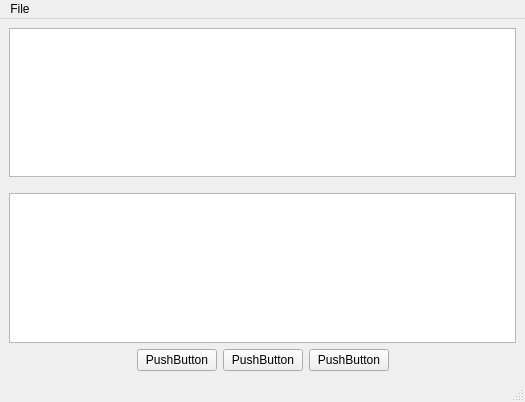
<?xml version="1.0" encoding="UTF-8"?>
<ui version="4.0">
 <class>MainWindow</class>
 <widget class="QMainWindow" name="MainWindow">
  <property name="geometry">
   <rect>
    <x>0</x>
    <y>0</y>
    <width>525</width>
    <height>402</height>
   </rect>
  </property>
  <property name="windowTitle">
   <string>MainWindow</string>
  </property>
  <widget class="QWidget" name="centralwidget">
   <property name="sizePolicy">
    <sizepolicy hsizetype="Expanding" vsizetype="Expanding">
     <horstretch>0</horstretch>
     <verstretch>0</verstretch>
    </sizepolicy>
   </property>
   <layout class="QHBoxLayout" name="horizontalLayout">
    <item>
     <layout class="QVBoxLayout" name="verticalLayout">
      <item>
       <widget class="QTextEdit" name="textEdit"/>
      </item>
      <item>
       <spacer name="verticalSpacer">
        <property name="orientation">
         <enum>Qt::Vertical</enum>
        </property>
        <property name="sizeType">
         <enum>QSizePolicy::Fixed</enum>
        </property>
        <property name="sizeHint" stdset="0">
         <size>
          <width>20</width>
          <height>10</height>
         </size>
        </property>
       </spacer>
      </item>
      <item>
       <widget class="QTextEdit" name="textEdit_2"/>
      </item>
      <item>
       <spacer name="verticalSpacer_2">
        <property name="orientation">
         <enum>Qt::Vertical</enum>
        </property>
        <property name="sizeHint" stdset="0">
         <size>
          <width>20</width>
          <height>40</height>
         </size>
        </property>
       </spacer>
      </item>
      <item>
       <layout class="QHBoxLayout" name="horizontalLayout_2">
        <item>
         <spacer name="horizontalSpacer_2">
          <property name="orientation">
           <enum>Qt::Horizontal</enum>
          </property>
          <property name="sizeHint" stdset="0">
           <size>
            <width>40</width>
            <height>20</height>
           </size>
          </property>
         </spacer>
        </item>
        <item>
         <widget class="QPushButton" name="buttonWrong">
          <property name="text">
           <string>PushButton</string>
          </property>
         </widget>
        </item>
        <item>
         <widget class="QPushButton" name="buttonCheck">
          <property name="text">
           <string>PushButton</string>
          </property>
         </widget>
        </item>
        <item>
         <widget class="QPushButton" name="buttonCorrect">
          <property name="text">
           <string>PushButton</string>
          </property>
         </widget>
        </item>
        <item>
         <spacer name="horizontalSpacer">
          <property name="orientation">
           <enum>Qt::Horizontal</enum>
          </property>
          <property name="sizeHint" stdset="0">
           <size>
            <width>40</width>
            <height>20</height>
           </size>
          </property>
         </spacer>
        </item>
       </layout>
      </item>
     </layout>
    </item>
   </layout>
  </widget>
  <widget class="QMenuBar" name="menubar">
   <property name="geometry">
    <rect>
     <x>0</x>
     <y>0</y>
     <width>525</width>
     <height>25</height>
    </rect>
   </property>
   <widget class="QMenu" name="menuQtEng2">
    <property name="title">
     <string>File</string>
    </property>
    <addaction name="actionNew"/>
    <addaction name="actionLoad"/>
    <addaction name="actionEdit"/>
    <addaction name="actionQuit"/>
   </widget>
   <addaction name="menuQtEng2"/>
  </widget>
  <widget class="QStatusBar" name="statusBar"/>
  <action name="actionLoad">
   <property name="text">
    <string>Load</string>
   </property>
   <property name="shortcut">
    <string>Ctrl+L</string>
   </property>
  </action>
  <action name="actionQuit">
   <property name="text">
    <string>Quit</string>
   </property>
   <property name="shortcut">
    <string>Ctrl+Q</string>
   </property>
  </action>
  <action name="actionNew">
   <property name="text">
    <string>New</string>
   </property>
   <property name="shortcut">
    <string>Ctrl+N</string>
   </property>
  </action>
  <action name="actionEdit">
   <property name="text">
    <string>Edit</string>
   </property>
  </action>
 </widget>
 <resources/>
 <connections>
  <connection>
   <sender>actionLoad</sender>
   <signal>triggered()</signal>
   <receiver>MainWindow</receiver>
   <slot>menuLoad()</slot>
   <hints>
    <hint type="sourcelabel">
     <x>-1</x>
     <y>-1</y>
    </hint>
    <hint type="destinationlabel">
     <x>262</x>
     <y>200</y>
    </hint>
   </hints>
  </connection>
  <connection>
   <sender>actionEdit</sender>
   <signal>triggered()</signal>
   <receiver>MainWindow</receiver>
   <slot>menuEdit()</slot>
   <hints>
    <hint type="sourcelabel">
     <x>-1</x>
     <y>-1</y>
    </hint>
    <hint type="destinationlabel">
     <x>262</x>
     <y>200</y>
    </hint>
   </hints>
  </connection>
 </connections>
 <slots>
  <slot>menuNew()</slot>
  <slot>menuLoad()</slot>
  <slot>menuQuit()</slot>
  <slot>menuEdit()</slot>
 </slots>
</ui>
